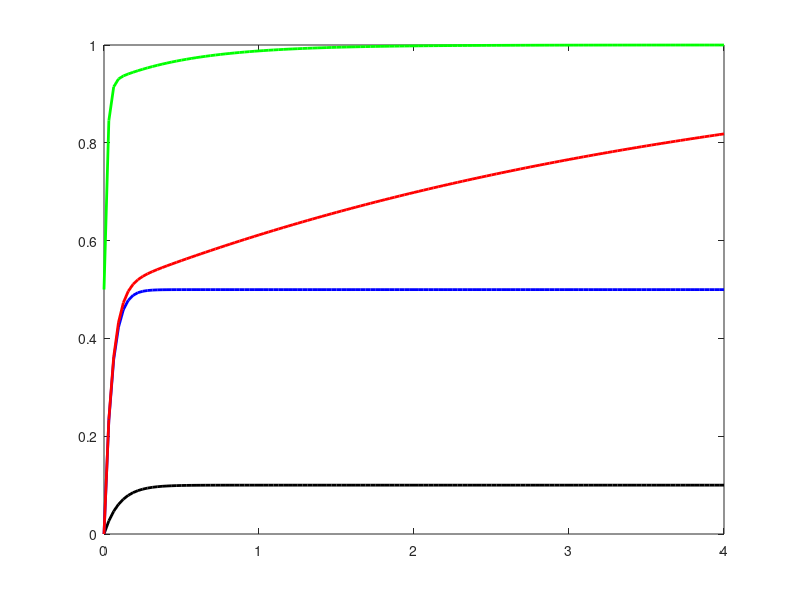

MATLAB code for this plot: (Note: this script raises an error after producing the figure.)
%% 章節 04-5：PID 控制器設計
% 用 DC 馬達速度控制做例子，比較 P / PI / PID 效果
% 並示範用 pidtune 自動調參
clear; close all;
out_dir = fullfile(fileparts(mfilename('fullpath')), '..', 'images');

%% DC 馬達 plant (第 01 節推導)
J = 0.01; B = 0.1; Kt = 0.01; Kb = 0.01; R = 1;
G = tf(Kt/R, [J, B + Kt*Kb/R]);

%% 比較 P / PI / PID
% 目標：階躍 1 rad/s，要求無穩態誤差、過衝 < 10%、settling < 1s
fig = figure('Visible', 'off', 'Position', [0 0 1000 600]);

% (1) 無控制 (open-loop)，1V 階躍
[y_ol, t] = step(G, 4);
plot(t, y_ol, 'k-', 'LineWidth', 2, 'DisplayName', '無控制 (1V 階躍)'); hold on;

% (2) 純 P 控制 (Kp=10)
Kp = 10;
C = pid(Kp);
T = feedback(C*G, 1);
[y, ~] = step(T, t);
plot(t, y, 'b-', 'LineWidth', 2, 'DisplayName', sprintf('P 控制 K_p=%d (有穩態誤差)', Kp));

% (3) PI 控制
C = pid(Kp, 5);
T = feedback(C*G, 1);
[y, ~] = step(T, t);
plot(t, y, 'r-', 'LineWidth', 2, 'DisplayName', 'PI: K_p=10, K_i=5 (誤差消失但慢)');

% (4) PID 控制（手調）
C = pid(100, 200, 1);
T = feedback(C*G, 1);
[y, ~] = step(T, t);
plot(t, y, 'g-', 'LineWidth', 2, 'DisplayName', 'PID: 100/200/1 (快但過衝)');

yline(1, 'k:', '目標');
xlabel('t (s)'); ylabel('\omega (rad/s)');
title('DC 馬達速度控制：P / PI / PID 比較');
legend('Location', 'southeast');
ylim([0, 1.3]);
save_png(fig, fullfile(out_dir, '05_pid_compare.png'));

%% pidtune 自動調參
[C_auto, info] = pidtune(G, 'PID');
fprintf('pidtune 自動 PID：Kp=%.2f, Ki=%.2f, Kd=%.4f\n', ...
        C_auto.Kp, C_auto.Ki, C_auto.Kd);
fprintf('Bode 頻寬：%.2f rad/s，相位餘裕：%.1f deg\n', ...
        info.CrossoverFrequency, info.PhaseMargin);

fig = figure('Visible', 'off', 'Position', [0 0 1000 500]);
T_auto = feedback(C_auto*G, 1);
[y, t] = step(T_auto, 5);
plot(t, y, 'b-', 'LineWidth', 2.5); hold on;
yline(1, 'k:', '目標 1 rad/s');

info_t = stepinfo(T_auto);
yline(info_t.Peak, 'r--', sprintf('Peak %.3f (%.1f%% 過衝)', info_t.Peak, info_t.Overshoot));
xline(info_t.SettlingTime, 'm--', sprintf('Settling %.2f s', info_t.SettlingTime));
xlabel('t (s)'); ylabel('\omega (rad/s)');
title(sprintf('pidtune 結果：K_p=%.1f, K_i=%.1f, K_d=%.3f', ...
              C_auto.Kp, C_auto.Ki, C_auto.Kd));
save_png(fig, fullfile(out_dir, '05_pid_auto.png'));

%% Ziegler-Nichols 經驗法則對照
% 步驟：純 P 增益 Kp，加大到剛好持續振盪，得到 Ku 和 Tu
% 然後 ZN-PID:  Kp = 0.6*Ku, Ki = Kp/(0.5*Tu), Kd = Kp*Tu/8
% 對純一階+延遲系統有效，對 DC 馬達實作這裡僅示意

% 我們用根軌跡找出純 P 的臨界 K
% 對 G(s) = 0.01 / (0.01 s + 0.1001) 是嚴格穩定的一階系統
% (J*s + B+Kt*Kb/R = 0.01s + 0.1001)
% 所以單純 P 永遠不會振盪，這也是純 P 不夠的另一個原因。
% 對更複雜的 plant，看 04 節示範。

%% 干擾抑制：在輸入加干擾，看閉迴路怎麼修正
% 假設 t=2s 時加一個負載干擾 d(t) = 0.5
fig = figure('Visible', 'off', 'Position', [0 0 1000 500]);
t = linspace(0, 5, 1000);
r = ones(size(t));               % 目標 1 rad/s
d = 0.5 * (t >= 2);              % t=2s 時 0.5N.m 負載

% 對 r -> y：用閉迴路 T
% 對 d -> y：需要構造 d 進入 plant 之前的點
% 簡化：把 d 視為對 control input 的擾動：u_actual = u + d
% 模擬整個迴路用 lsim
[y_r, ~] = step(T_auto, t);
% 對干擾：先把 control 從 plant input 加 d，所以 d 對應 G/(1+CG)
T_dy = feedback(G, C_auto);
y_d = lsim(T_dy, d, t);
y_total = y_r + y_d;

plot(t, r, 'k:', 'LineWidth', 1.5); hold on;
plot(t, y_total, 'b-', 'LineWidth', 2.5);
plot(t, 0.5*(t>=2), 'r--', 'LineWidth', 1.5);
xlabel('t (s)'); ylabel('value');
legend({'參考 r=1', '輸出 \omega(t)', '干擾 d(t)'}, 'Location', 'east');
title('PID 對負載干擾的抑制 (t=2s 加負載)');
save_png(fig, fullfile(out_dir, '05_pid_disturbance.png'));
